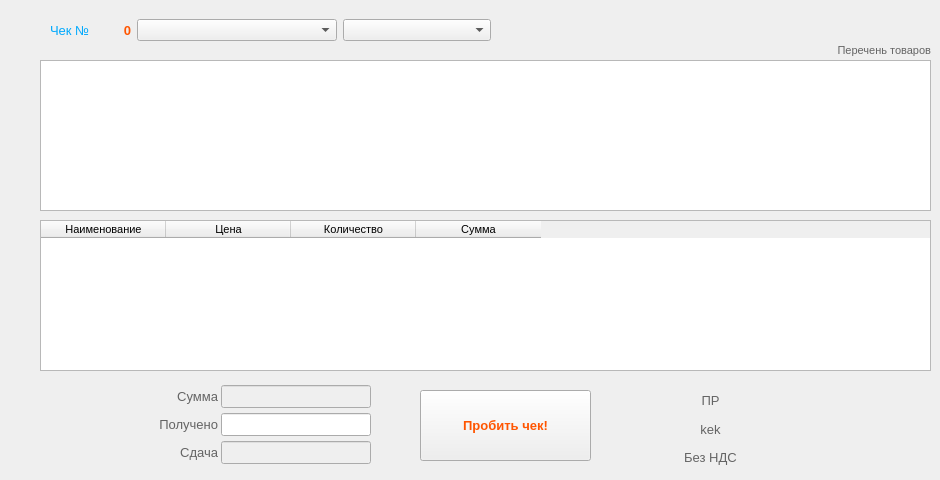
    <widget class="QWidget" name="new_chek">
     <attribute name="title">
      <string>Новый чек</string>
     </attribute>
     <widget class="QWidget" name="horizontalLayoutWidget_6">
      <property name="geometry">
       <rect>
        <x>50</x>
        <y>10</y>
        <width>441</width>
        <height>41</height>
       </rect>
      </property>
      <layout class="QHBoxLayout" name="horizontalLayout_6">
       <item>
        <widget class="QLabel" name="label_check">
         <property name="minimumSize">
          <size>
           <width>55</width>
           <height>0</height>
          </size>
         </property>
         <property name="maximumSize">
          <size>
           <width>50</width>
           <height>16777215</height>
          </size>
         </property>
         <property name="styleSheet">
          <string notr="true">color :rgb(0, 169, 253);font-size :10</string>
         </property>
         <property name="text">
          <string>&lt;html&gt;&lt;head/&gt;&lt;body&gt;&lt;p&gt;&lt;span style=&quot; font-size:10pt;&quot;&gt;Чек №&lt;/span&gt;&lt;/p&gt;&lt;/body&gt;&lt;/html&gt;</string>
         </property>
        </widget>
       </item>
       <item>
        <widget class="QLabel" name="number_check">
         <property name="maximumSize">
          <size>
           <width>20</width>
           <height>16777215</height>
          </size>
         </property>
         <property name="font">
          <font>
           <pointsize>10</pointsize>
          </font>
         </property>
         <property name="styleSheet">
          <string notr="true">color :rgb(255, 85, 0);font-size :10</string>
         </property>
         <property name="text">
          <string>&lt;html&gt;&lt;head/&gt;&lt;body&gt;&lt;p align=&quot;right&quot;&gt;&lt;span style=&quot; font-size:10pt; font-weight:600;&quot;&gt;0&lt;/span&gt;&lt;/p&gt;&lt;/body&gt;&lt;/html&gt;</string>
         </property>
        </widget>
       </item>
       <item>
        <widget class="QComboBox" name="comboBox_sell">
         <property name="minimumSize">
          <size>
           <width>200</width>
           <height>0</height>
          </size>
         </property>
         <property name="maximumSize">
          <size>
           <width>190</width>
           <height>16777215</height>
          </size>
         </property>
        </widget>
       </item>
       <item>
        <widget class="QComboBox" name="comboBox_CashAmount"/>
       </item>
      </layout>
     </widget>
     <widget class="QTableWidget" name="tableWidget_check">
      <property name="geometry">
       <rect>
        <x>40</x>
        <y>220</y>
        <width>891</width>
        <height>151</height>
       </rect>
      </property>
      <property name="minimumSize">
       <size>
        <width>0</width>
        <height>100</height>
       </size>
      </property>
      <property name="maximumSize">
       <size>
        <width>16777215</width>
        <height>200</height>
       </size>
      </property>
      <property name="font">
       <font>
        <pointsize>8</pointsize>
       </font>
      </property>
      <property name="lineWidth">
       <number>1</number>
      </property>
      <property name="tabKeyNavigation">
       <bool>true</bool>
      </property>
      <property name="selectionMode">
       <enum>QAbstractItemView::ContiguousSelection</enum>
      </property>
      <property name="textElideMode">
       <enum>Qt::ElideMiddle</enum>
      </property>
      <property name="showGrid">
       <bool>true</bool>
      </property>
      <property name="gridStyle">
       <enum>Qt::NoPen</enum>
      </property>
      <property name="sortingEnabled">
       <bool>true</bool>
      </property>
      <property name="wordWrap">
       <bool>true</bool>
      </property>
      <property name="cornerButtonEnabled">
       <bool>false</bool>
      </property>
      <property name="rowCount">
       <number>0</number>
      </property>
      <property name="columnCount">
       <number>4</number>
      </property>
      <attribute name="horizontalHeaderDefaultSectionSize">
       <number>125</number>
      </attribute>
      <column>
       <property name="text">
        <string>Наименование</string>
       </property>
      </column>
      <column>
       <property name="text">
        <string>Цена</string>
       </property>
      </column>
      <column>
       <property name="text">
        <string>Количество</string>
       </property>
      </column>
      <column>
       <property name="text">
        <string>Сумма</string>
       </property>
      </column>
     </widget>
     <widget class="QWidget" name="verticalLayoutWidget_8">
      <property name="geometry">
       <rect>
        <x>140</x>
        <y>380</y>
        <width>236</width>
        <height>91</height>
       </rect>
      </property>
      <layout class="QVBoxLayout" name="verticalLayout_8">
       <property name="spacing">
        <number>0</number>
       </property>
       <item>
        <layout class="QHBoxLayout" name="horizontalLayout_8">
         <item>
          <widget class="QLabel" name="label_sum_ch">
           <property name="minimumSize">
            <size>
             <width>75</width>
             <height>0</height>
            </size>
           </property>
           <property name="maximumSize">
            <size>
             <width>70</width>
             <height>16777215</height>
            </size>
           </property>
           <property name="styleSheet">
            <string notr="true">color :rgb(100, 100, 100);font-size :10</string>
           </property>
           <property name="text">
            <string>&lt;html&gt;&lt;head/&gt;&lt;body&gt;&lt;p align=&quot;right&quot;&gt;&lt;span style=&quot; font-size:10pt;&quot;&gt;Сумма&lt;/span&gt;&lt;/p&gt;&lt;/body&gt;&lt;/html&gt;</string>
           </property>
          </widget>
         </item>
         <item>
          <widget class="QLineEdit" name="line_sum_check">
           <property name="enabled">
            <bool>false</bool>
           </property>
           <property name="minimumSize">
            <size>
             <width>150</width>
             <height>0</height>
            </size>
           </property>
           <property name="maximumSize">
            <size>
             <width>140</width>
             <height>16777215</height>
            </size>
           </property>
           <property name="font">
            <font>
             <pointsize>10</pointsize>
             <weight>75</weight>
             <bold>true</bold>
            </font>
           </property>
           <property name="layoutDirection">
            <enum>Qt::LeftToRight</enum>
           </property>
           <property name="styleSheet">
            <string notr="true">color :rgb(0, 169, 253)</string>
           </property>
           <property name="inputMask">
            <string/>
           </property>
           <property name="alignment">
            <set>Qt::AlignRight|Qt::AlignTrailing|Qt::AlignVCenter</set>
           </property>
          </widget>
         </item>
        </layout>
       </item>
       <item>
        <layout class="QHBoxLayout" name="horizontalLayout_9">
         <item>
          <widget class="QLabel" name="label_pol_vid">
           <property name="minimumSize">
            <size>
             <width>75</width>
             <height>0</height>
            </size>
           </property>
           <property name="maximumSize">
            <size>
             <width>72</width>
             <height>16777215</height>
            </size>
           </property>
           <property name="font">
            <font>
             <pointsize>10</pointsize>
            </font>
           </property>
           <property name="styleSheet">
            <string notr="true">color :rgb(100, 100, 100);font-size :10</string>
           </property>
           <property name="text">
            <string>&lt;html&gt;&lt;head/&gt;&lt;body&gt;&lt;p align=&quot;right&quot;&gt;&lt;span style=&quot; font-size:10pt;&quot;&gt;Получено&lt;/span&gt;&lt;/p&gt;&lt;/body&gt;&lt;/html&gt;</string>
           </property>
          </widget>
         </item>
         <item>
          <widget class="QLineEdit" name="line_drop_check">
           <property name="enabled">
            <bool>true</bool>
           </property>
           <property name="minimumSize">
            <size>
             <width>150</width>
             <height>0</height>
            </size>
           </property>
           <property name="maximumSize">
            <size>
             <width>140</width>
             <height>16777215</height>
            </size>
           </property>
           <property name="font">
            <font>
             <pointsize>10</pointsize>
             <weight>75</weight>
             <bold>true</bold>
            </font>
           </property>
           <property name="layoutDirection">
            <enum>Qt::LeftToRight</enum>
           </property>
           <property name="styleSheet">
            <string notr="true">color :rgb(0, 169, 253)</string>
           </property>
           <property name="inputMask">
            <string/>
           </property>
           <property name="alignment">
            <set>Qt::AlignRight|Qt::AlignTrailing|Qt::AlignVCenter</set>
           </property>
          </widget>
         </item>
        </layout>
       </item>
       <item>
        <layout class="QHBoxLayout" name="horizontalLayout_10">
         <item>
          <widget class="QLabel" name="label_sdacha">
           <property name="minimumSize">
            <size>
             <width>75</width>
             <height>0</height>
            </size>
           </property>
           <property name="maximumSize">
            <size>
             <width>70</width>
             <height>16777215</height>
            </size>
           </property>
           <property name="styleSheet">
            <string notr="true">color :rgb(100, 100, 100);font-size :10</string>
           </property>
           <property name="text">
            <string>&lt;html&gt;&lt;head/&gt;&lt;body&gt;&lt;p align=&quot;right&quot;&gt;&lt;span style=&quot; font-size:10pt;&quot;&gt;Сдача&lt;/span&gt;&lt;/p&gt;&lt;/body&gt;&lt;/html&gt;</string>
           </property>
          </widget>
         </item>
         <item>
          <widget class="QLineEdit" name="line_sdacha_check">
           <property name="enabled">
            <bool>false</bool>
           </property>
           <property name="minimumSize">
            <size>
             <width>150</width>
             <height>0</height>
            </size>
           </property>
           <property name="maximumSize">
            <size>
             <width>140</width>
             <height>16777215</height>
            </size>
           </property>
           <property name="font">
            <font>
             <pointsize>10</pointsize>
             <weight>75</weight>
             <bold>true</bold>
            </font>
           </property>
           <property name="layoutDirection">
            <enum>Qt::LeftToRight</enum>
           </property>
           <property name="styleSheet">
            <string notr="true">color :rgb(0, 169, 253)</string>
           </property>
           <property name="inputMask">
            <string/>
           </property>
           <property name="alignment">
            <set>Qt::AlignRight|Qt::AlignTrailing|Qt::AlignVCenter</set>
           </property>
          </widget>
         </item>
        </layout>
       </item>
      </layout>
     </widget>
     <widget class="QPushButton" name="get_check">
      <property name="geometry">
       <rect>
        <x>420</x>
        <y>390</y>
        <width>171</width>
        <height>71</height>
       </rect>
      </property>
      <property name="font">
       <font>
        <pointsize>10</pointsize>
        <weight>75</weight>
        <bold>true</bold>
       </font>
      </property>
      <property name="styleSheet">
       <string notr="true">color :rgb(255, 85, 0)</string>
      </property>
      <property name="text">
       <string>Пробить чек!</string>
      </property>
     </widget>
     <widget class="QWidget" name="verticalLayoutWidget_3">
      <property name="geometry">
       <rect>
        <x>630</x>
        <y>390</y>
        <width>161</width>
        <height>79</height>
       </rect>
      </property>
      <layout class="QVBoxLayout" name="verticalLayout_12">
       <item>
        <widget class="QLabel" name="label_is_pr">
         <property name="minimumSize">
          <size>
           <width>110</width>
           <height>0</height>
          </size>
         </property>
         <property name="maximumSize">
          <size>
           <width>200</width>
           <height>16777215</height>
          </size>
         </property>
         <property name="font">
          <font>
           <pointsize>10</pointsize>
          </font>
         </property>
         <property name="styleSheet">
          <string notr="true">color :rgb(100, 100, 100);font-size :10</string>
         </property>
         <property name="text">
          <string>&lt;html&gt;&lt;head/&gt;&lt;body&gt;&lt;p align=&quot;center&quot;&gt;&lt;span style=&quot; font-size:10pt;&quot;&gt;ПР&lt;/span&gt;&lt;/p&gt;&lt;/body&gt;&lt;/html&gt;</string>
         </property>
         <property name="alignment">
          <set>Qt::AlignCenter</set>
         </property>
        </widget>
       </item>
       <item>
        <widget class="QLabel" name="label_subject">
         <property name="font">
          <font>
           <pointsize>10</pointsize>
          </font>
         </property>
         <property name="styleSheet">
          <string notr="true">color :rgb(100, 100, 100);font-size :10</string>
         </property>
         <property name="text">
          <string>&lt;html&gt;&lt;head/&gt;&lt;body&gt;&lt;p&gt;kek&lt;/p&gt;&lt;/body&gt;&lt;/html&gt;</string>
         </property>
         <property name="alignment">
          <set>Qt::AlignCenter</set>
         </property>
        </widget>
       </item>
       <item>
        <widget class="QLabel" name="label_is_nds">
         <property name="minimumSize">
          <size>
           <width>110</width>
           <height>0</height>
          </size>
         </property>
         <property name="maximumSize">
          <size>
           <width>200</width>
           <height>16777215</height>
          </size>
         </property>
         <property name="font">
          <font>
           <pointsize>10</pointsize>
          </font>
         </property>
         <property name="styleSheet">
          <string notr="true">color :rgb(100, 100, 100);font-size :10</string>
         </property>
         <property name="text">
          <string>&lt;html&gt;&lt;head/&gt;&lt;body&gt;&lt;p align=&quot;center&quot;&gt;&lt;span style=&quot; font-size:10pt;&quot;&gt;Без НДС&lt;/span&gt;&lt;/p&gt;&lt;/body&gt;&lt;/html&gt;</string>
         </property>
         <property name="alignment">
          <set>Qt::AlignCenter</set>
         </property>
        </widget>
       </item>
      </layout>
     </widget>
     <widget class="QTableView" name="productDB">
      <property name="geometry">
       <rect>
        <x>40</x>
        <y>60</y>
        <width>891</width>
        <height>151</height>
       </rect>
      </property>
      <property name="font">
       <font>
        <pointsize>8</pointsize>
       </font>
      </property>
     </widget>
     <widget class="QLabel" name="label_subject_Pp">
      <property name="geometry">
       <rect>
        <x>740</x>
        <y>40</y>
        <width>191</width>
        <height>21</height>
       </rect>
      </property>
      <property name="font">
       <font>
        <pointsize>8</pointsize>
       </font>
      </property>
      <property name="styleSheet">
       <string notr="true">color :rgb(100, 100, 100);font-size :10</string>
      </property>
      <property name="text">
       <string>&lt;html&gt;&lt;head/&gt;&lt;body&gt;&lt;p align=&quot;right&quot;&gt;Перечень товаров&lt;/p&gt;&lt;/body&gt;&lt;/html&gt;</string>
      </property>
      <property name="alignment">
       <set>Qt::AlignRight|Qt::AlignTrailing|Qt::AlignVCenter</set>
      </property>
     </widget>
    </widget>
